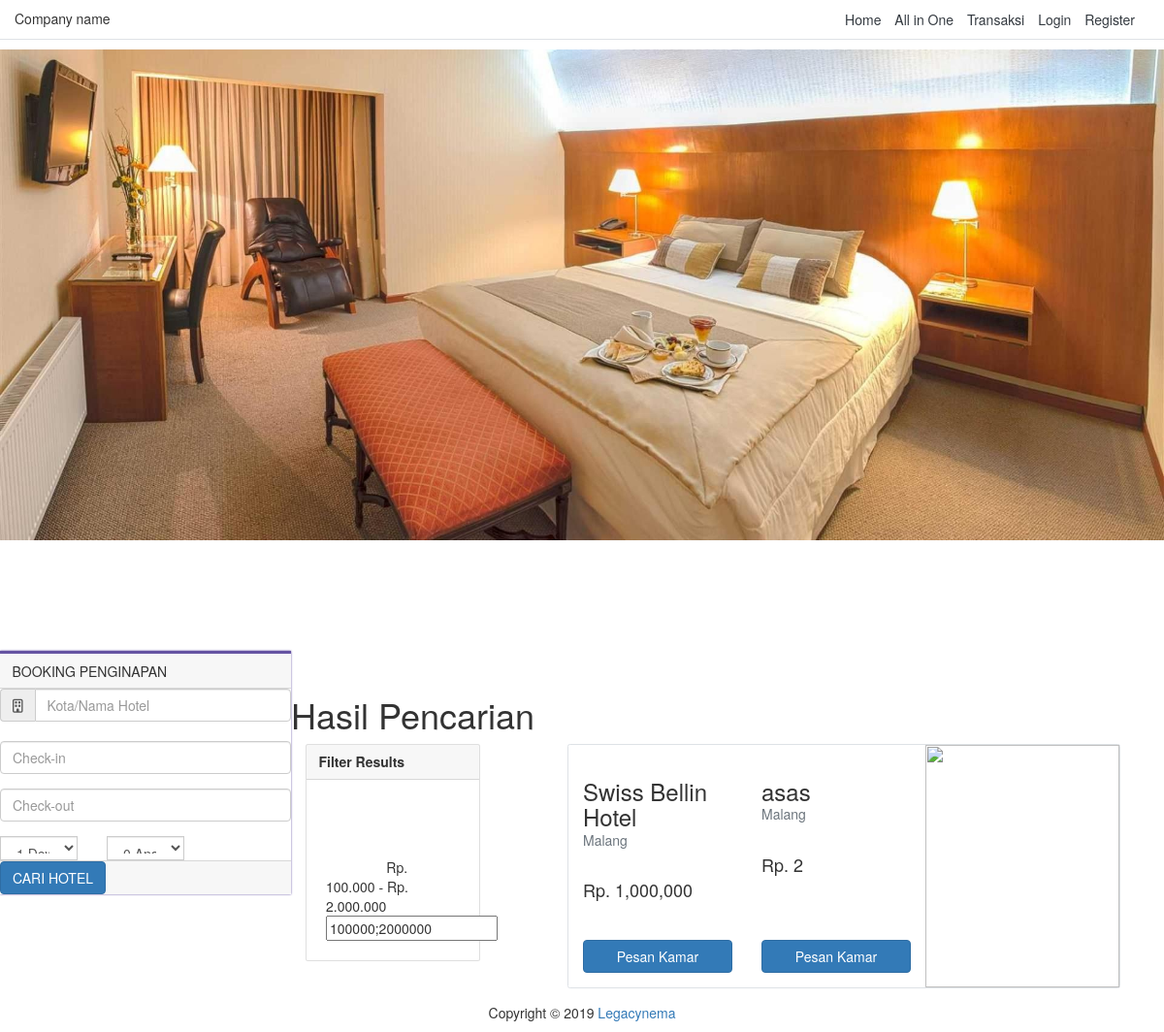
Page /index.php/input/penginapan on the earlier database version.
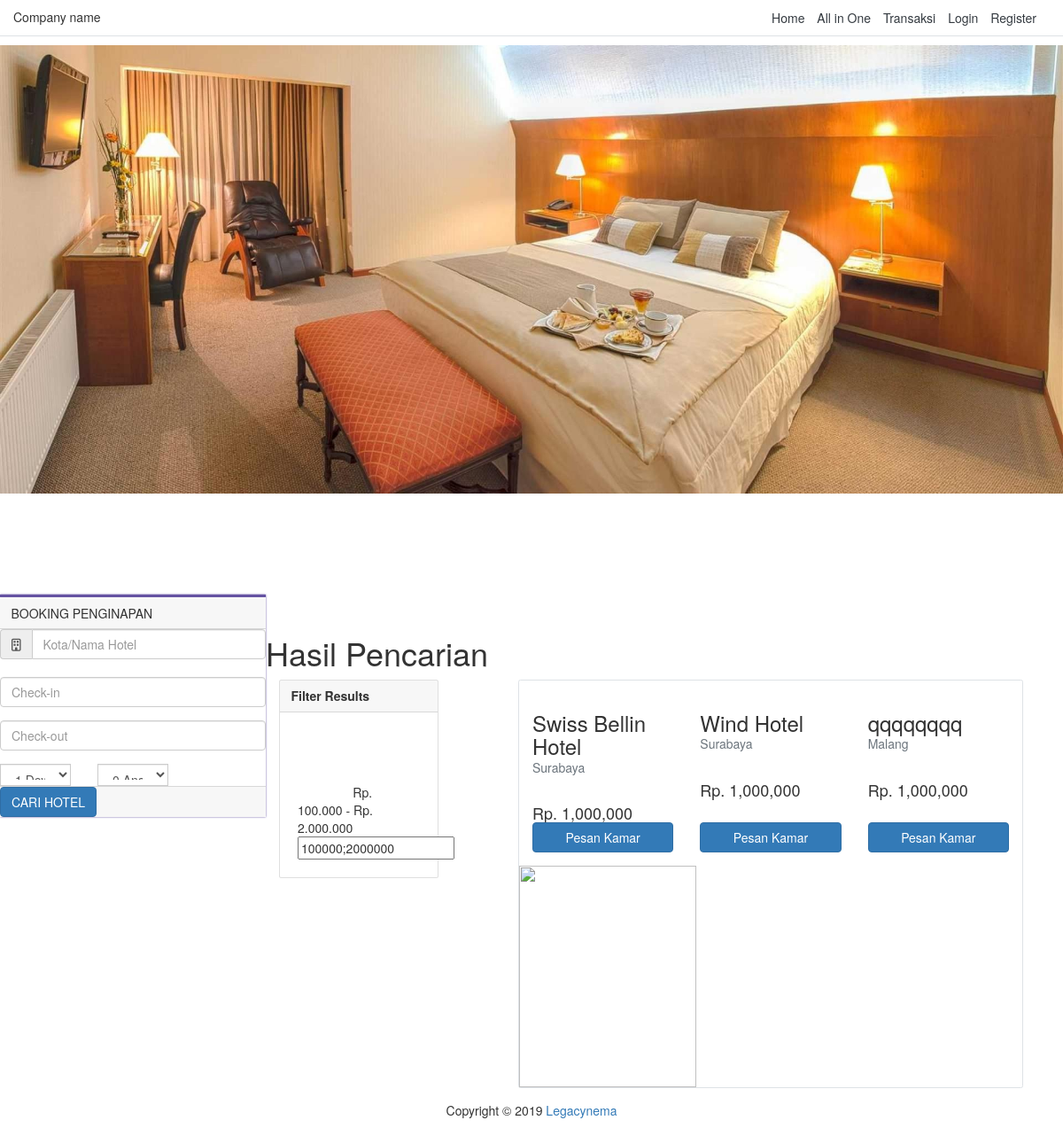
Same page on the later database version.
### tables this page shows
CREATE TABLE `penginapan` (
  `id_penginapan` int(11) NOT NULL,
  `id_kota` int(11) NOT NULL,
  `nama_penginapan` varchar(30) NOT NULL,
  `jumlah_tamu` int(11) DEFAULT NULL,
  `harga` int(11) NOT NULL,
  `foto` text NOT NULL,
  `post_date` date NOT NULL
);

CREATE TABLE `kota` (
  `id_kota` int(11) NOT NULL,
  `nama_kota` varchar(50) NOT NULL
);

### application/controllers/Input.php (called while the page is built, shortened)
<?php
class Input extends CI_Controller {
	public function __construct()
	{
		$this->load->model(array(
			"Model_penginapan",
			"Model_jenisPenginapan",
			"Model_transport",
			"Model_tempatTransport",
			"Model_jenisTransport",
			"Model_jenisTempat",
			"Model_kota",
			"Model_class",
			"Model_wisata",
			"Model_transaksi",
			"Model_paket",
			"Model_user",
			"Model_admin",
			"Model_super_admin",
			"Model_paketWisata"
		));
	}
    public function penginapan()
	{
		$this->load->view('navbar');
        $this->load->view('input/hotel');
		$this->load->view('footer');
    }
}

### index.php (called while the page is built, shortened)
<?php
require_once BASEPATH.'core/CodeIgniter.php';

### application/views/input/hotel.php (the view, shortened to what the changed rows need)
<!DOCTYPE html>
<html lang="en">
<head>
    <link href="https://maxcdn.bootstrapcdn.com/bootstrap/4.0.0-alpha.6/css/bootstrap.min.css" rel="stylesheet">
    <link rel="stylesheet" href="<?= base_url('node_modules/') ?>bootstrap/dist/css/bootstrap.css">
</head>
<body>
    <br><br> <br><br><br><br><br>
    <div class="container">
        <h1>Hasil Pencarian</h1>
        <div class="row">
            <div class="col-md-8">
                <div class="row no-gutters border rounded overflow-hidden flex-md-row mb-4 shadow-sm h-md-250 position-relative">
                    <?php
                    $this->db->select('id_penginapan, nama_kota,nama_penginapan, jumlah_tamu, harga, foto');
                    $query =  $this->db->join('kota', 'kota.id_kota = penginapan.id_kota')->get('penginapan');
                    foreach($query->result_array() as $peng) :
                    ?>
                    <div class="col p-4 d-flex flex-column position-static">
                        <h3 class="mb-0"><?= $peng['nama_penginapan'] ?></h3>
                        <div class="mb-1 text-muted"><?= $peng['nama_kota'] ?></div>
                        <br>
                        <h4 class="card-text mb-auto">Rp. <?= number_format($peng['harga'])?></h4>
                        <button type="button" class="btn btn-primary">Pesan Kamar</button>
                    </div>
                    <?php endforeach; ?>
                </div>
            </div>
        </div>
    </div>
</body>
</html>

Differences in the rows shown:
removed penginapan: nama_penginapan "asas", id_kota.nama_kota "Malang", harga "2"
changed penginapan "Swiss Bellin Hotel": id_kota.nama_kota "Malang" → "Surabaya"
added penginapan: nama_penginapan "Wind Hotel", id_kota.nama_kota "Surabaya", harga "1,000,000"
added penginapan: nama_penginapan "qqqqqqqq", id_kota.nama_kota "Malang", harga "1,000,000"
